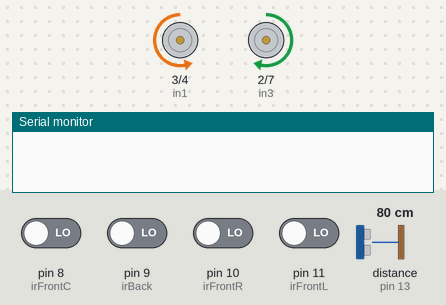
The sketch below on a simulated Arduino Uno, built with avr-gcc and run on an emulated ATmega328P. Parts: motor-driver pin pairs drawn as motors (green arrow = first pin HIGH = forward, orange = second pin HIGH = backward, longer = more drive, scaled by the enable pin), the last lines printed to the serial monitor. The test bench sets the inputs (shaded band); at power-on: pin 8 (irFrontC), pin 9 (irBack), pin 10 (irFrontR), pin 11 (irFrontL) LOW, distance to the obstacle (sensor on pin 13) 80 cm. The echo pulse lasts 58.3 µs per cm.

Above: at 1.4 s.
1.5 s: distance to the obstacle (sensor on pin 13) set to 39 cm
5.0 s: distance to the obstacle (sensor on pin 13) set to 32 cm
7.2 s: pin 8 (irFrontC) driven HIGH
At 8.3 s:
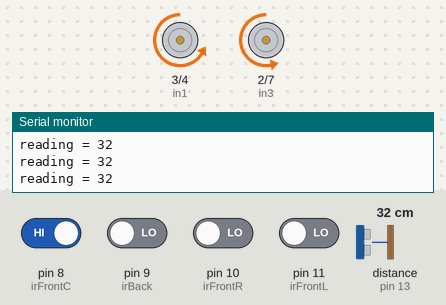
8.7 s: pin 8 (irFrontC) driven LOW
At 9.7 s:
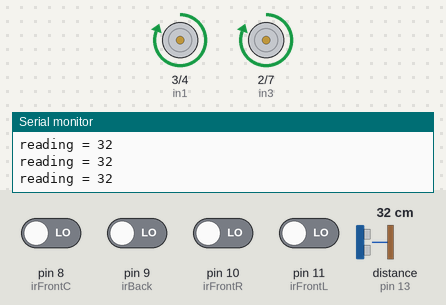
10.2 s: pin 10 (irFrontR) driven HIGH
At 11.4 s:
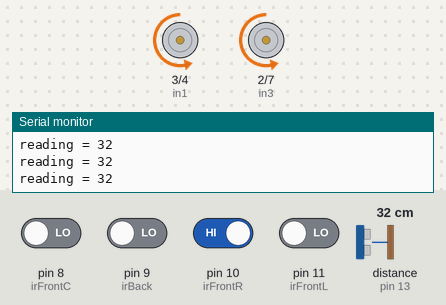
11.7 s: pin 10 (irFrontR) driven LOW
At 12.9 s:
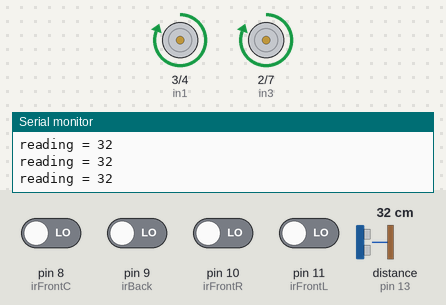
Timing chart, 0 to 14.7 s (numbered marks = the images above; inputs shaded):
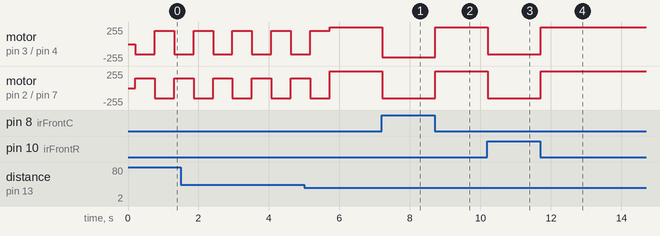

Measured:
- after the input at 7.2 s, motor on pin 3 (in1) / pin 4 (in2): forward 255/255 → backward 200/255 at once; motor on pin 2 (in3) / pin 7 (in4): forward 255/255 → backward 150/255 at once
- after the input at 8.7 s, motor on pin 3 (in1) / pin 4 (in2): backward 200/255 → forward 255/255 at once; motor on pin 2 (in3) / pin 7 (in4): backward 150/255 → forward 255/255 at once
- after the input at 10.2 s, motor on pin 3 (in1) / pin 4 (in2), motor on pin 2 (in3) / pin 7 (in4): forward 255/255 → backward 150/255 at once
- after the input at 11.7 s, motor on pin 3 (in1) / pin 4 (in2), motor on pin 2 (in3) / pin 7 (in4): backward 150/255 → forward 255/255 at once
- by itself, motor on pin 3 (in1) / pin 4 (in2): alternates forward 200/255 for 0.55 s and backward 150/255 for 0.55 s
- by itself, motor on pin 2 (in3) / pin 7 (in4): alternates forward 150/255 for 0.55 s and backward 150/255 for 0.55 s

The sketch:

Sumo_Car_Project.ino
```cpp
#include <NewPing.h> // ultrasonic sensor library

#define enA 5 //L298N enable pins
#define enB 6
#define in1 3 //L298N input pins
#define in2 4
#define in3 2
#define in4 7

#define irFrontR 10 //IR Sensor pins
#define irFrontL 11
#define irFrontC 8
#define irBack 9

#define trigpin 12 //ultrasonic sensor pins
#define echopin 13
#define maxdis 500 //ultrasonic max scan distance

NewPing sonar(trigpin,echopin,maxdis); // initiate ultrasonic and assign pins

void setup() {

delay(200);

Serial.begin(9600);

pinMode(in1,OUTPUT); //assign motor pins as output
pinMode(in2,OUTPUT);
pinMode(in3,OUTPUT);
pinMode(in4,OUTPUT);

pinMode(irFrontR,INPUT); // assign sensor pins as input
pinMode(irFrontL,INPUT);
pinMode(irFrontC,INPUT);
pinMode(irBack,INPUT);

pinMode(trigpin,OUTPUT); // trigger pin as output
pinMode(echopin,INPUT); //echopin as input

}

void loop() {

bool irReadingR = digitalRead(irFrontR); //create boolean values based on ir readings
bool irReadingL = digitalRead(irFrontL);
bool irReadingC = digitalRead(irFrontC);
bool irReadingB = digitalRead(irBack);

/*Serial.print("ir front right = ");
Serial.println(irReadingR);
Serial.println(" ");

Serial.print("ir front left = ");
Serial.println(irReadingL);
Serial.println(" ");

Serial.print("ir center = ");
Serial.println(irReadingC);
Serial.println(" ");

Serial.print("ir back = ");
Serial.println(irReadingB);
Serial.println(" ");*/

if (irReadingR == 1 || irReadingL == 1 || irReadingC == 1){ // if line is detected in front
  analogWrite(enA,150); //go back
  digitalWrite(in1,LOW);
  digitalWrite(in2,HIGH);

  analogWrite(enB,150);
  digitalWrite(in3,LOW);
  digitalWrite(in4,HIGH);
  delay(300);
}
else if (irReadingB == 1){ // if line is detected behind
 analogWrite(enA,255); // go forward
  digitalWrite(in1,HIGH);
  digitalWrite(in2,LOW);

  analogWrite(enB,255);
  digitalWrite(in3,HIGH);
  digitalWrite(in4,LOW);
  delay(300);
}
else{
  if(sonar.ping_cm() < 35 && irReadingR == 0 && irReadingL == 0 && irReadingC == 0 ){ // if an object is detected and line is not detected
  Serial.print("reading = ");
  Serial.println(sonar.ping_cm());

  analogWrite(enA,255); //attack
  digitalWrite(in1,HIGH);
  digitalWrite(in2,LOW);

  analogWrite(enB,255);
  digitalWrite(in3,HIGH);
  digitalWrite(in4,LOW);
}

else{ // if no line or object is detected

  analogWrite(enA,150); // rotate to scan
  digitalWrite(in1,LOW);
  digitalWrite(in2,HIGH);

  analogWrite(enB,150);
  digitalWrite(in3,HIGH);
  digitalWrite(in4,LOW);
  delay(550);

  analogWrite(enA,200);
  digitalWrite(in1,HIGH);
  digitalWrite(in2,LOW);

  analogWrite(enB,150);
  digitalWrite(in3,LOW);
  digitalWrite(in4,HIGH);
  delay(550);
    }
}
}
```
